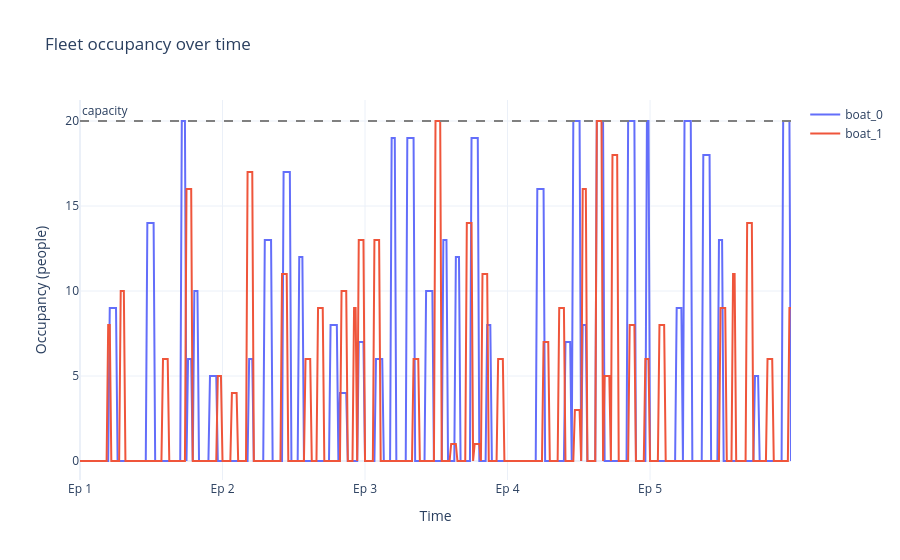

Source (notebook cell):
### Code cell
fig = viz.graficar_ocupacion_flota(corrida_C)
fig.write_html(str(OUT_COMPARACION / "ocupacion_flota_C.html"))
fig.show()

### Figure 1 — Plotly figure (JSON) as saved in the notebook; plotly's stock layout.template omitted (floating-point values rounded to 4 significant figures; data arrays with more than 128 entries replaced by an {"elided": "..."} marker saying what was removed)
{"data": [{"customdata": {"elided": "455 str values"}, "hovertemplate": "%{customdata}<br>occupancy: %{y}<extra>%{fullData.name}</extra>", "mode": "lines", "name": "boat_0", "type": "scatter", "x": {"elided": "455 int values"}, "y": {"elided": "455 int values"}}, {"customdata": {"elided": "455 str values"}, "hovertemplate": "%{customdata}<br>occupancy: %{y}<extra>%{fullData.name}</extra>", "mode": "lines", "name": "boat_1", "type": "scatter", "x": {"elided": "455 int values"}, "y": {"elided": "455 int values"}}], "layout": {"annotations": [{"showarrow": false, "text": "capacity", "x": 0, "xanchor": "left", "xref": "x domain", "y": 20, "yanchor": "bottom", "yref": "y"}], "shapes": [{"line": {"color": "grey", "dash": "dash"}, "type": "line", "x0": 0, "x1": 1, "xref": "x domain", "y0": 20, "y1": 20, "yref": "y"}], "title": {"text": "Fleet occupancy over time"}, "xaxis": {"tickmode": "array", "ticktext": ["Ep 1", "Ep 2", "Ep 3", "Ep 4", "Ep 5"], "tickvals": [0, 91, 182, 273, 364], "title": {"text": "Time"}}, "yaxis": {"title": {"text": "Occupancy (people)"}}}}
